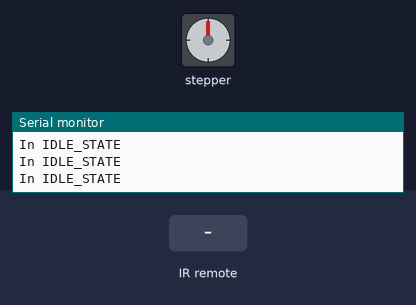
Recording of a sketch running on a simulated ESP8266 (NodeMCU). Shown: stepper motor, the last lines printed to the serial monitor. Wiring (inferred from the names in the program): stepper motor driver (200 steps per turn assumed): step GPIO 3; direction D2; enable GPIO 7. Inputs (shaded band) come from the test bench.

Above: at 1.2 s.
1.3 s: infrared code 0xE619FF00 received
At 1.79 s:
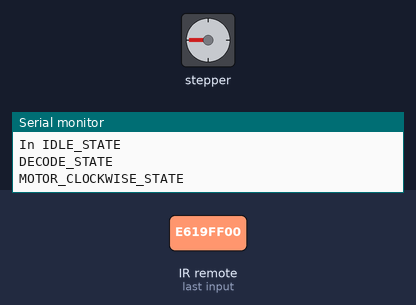
3.6 s: infrared code 0xE31CFF00 received
At 3.8 s:
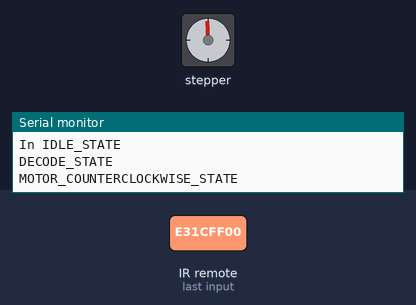
At 4.35 s:
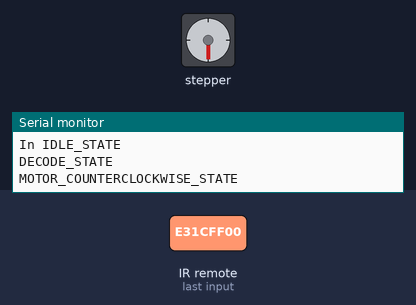
Timing chart, 0 to 6.6 s (numbered marks = the images above; inputs shaded):
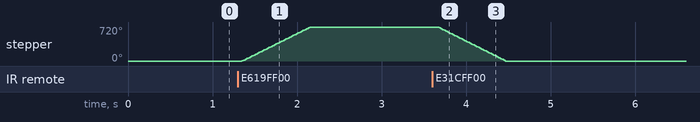

Measured:
- after the input at 1.3 s, stepper: turns 720° clockwise in 0.80 s, starting after 0.05 s
- after the input at 3.6 s, stepper: turns 720° counter-clockwise in 0.80 s, starting after 0.06 s

The sketch:

arduino.ino
```cpp
//***************************************//
// Author:  Alberto Heras
// Date:    10 September 2022
// Purpose:
//***************************************//

#include "mainStateMachine.hpp"


//***************************************//
// Declare the MainStateMachine variable.
// This controls everything that happens.
//***************************************//
MainStateMachine mainState;

//***************************************//
// Don't use set up. We are going to handle all the setup in the
// INIT_STATE in the loop.
//***************************************//
void setup()
{

}

//***************************************//
// The main loop where everything happens.
//***************************************//
void loop()
{
    // Main state machine goes here.
    switch( mainState.getCurrentState() )
    {
        case( MainStateMachine::INIT_STATE                   ): mainState.initState();                  break;
        case( MainStateMachine::IDLE_STATE                   ): mainState.idleState();                  break;
        case( MainStateMachine::DECODE_STATE                 ): mainState.decodeState();                break;
        case( MainStateMachine::MOTOR_CLOCKWISE_STATE        ): mainState.motorClockwiseState();        break;
        case( MainStateMachine::MOTOR_COUNTERCLOCKWISE_STATE ): mainState.motorCounterClockwiseState(); break;
        case( MainStateMachine::SLEEP_STATE                  ): mainState.sleepState();                 break;
    }
}

//***************************************//
```

IRremoteStates.cpp
```cpp
//***************************************//
// Author:  Alberto Heras
// Date:    10 September 2022
// Purpose:
//***************************************//

#include "IRremoteStates.hpp"


//**************************************************************//
//  decodeIRSignal()
//  Reads in the uint32_t signal return by the IRreceiver object
//  and returns an enum that maps to a button instead.
//**************************************************************//
IRremoteStates::RemoteStates IRremoteStates::decodeIRSignal( uint32_t inputSignal )
{
    // Create a variable holding the state that we will return.
    IRremoteStates::RemoteStates irState( IRremoteStates::NONE );

    // Switch statement to set the irState variable to the corresponding button press.
    switch( inputSignal )
    {
        case( IRremoteStates::POWER_BUTTON_HEX_CODE  ): irState = IRremoteStates::POWER_BUTTON;  break;
        case( IRremoteStates::A_BUTTON_HEX_CODE      ): irState = IRremoteStates::A_BUTTON;      break;
        case( IRremoteStates::B_BUTTON_HEX_CODE      ): irState = IRremoteStates::B_BUTTON;      break;
        case( IRremoteStates::C_BUTTON_HEX_CODE      ): irState = IRremoteStates::C_BUTTON;      break;
        case( IRremoteStates::UP_BUTTON_HEX_CODE     ): irState = IRremoteStates::UP_BUTTON;     break;
        case( IRremoteStates::RIGHT_BUTTON_HEX_CODE  ): irState = IRremoteStates::RIGHT_BUTTON;  break;
        case( IRremoteStates::DOWN_BUTTON_HEX_CODE   ): irState = IRremoteStates::DOWN_BUTTON;   break;
        case( IRremoteStates::LEFT_BUTTON_HEX_CODE   ): irState = IRremoteStates::LEFT_BUTTON;   break;
        case( IRremoteStates::CENTER_BUTTON_HEX_CODE ): irState = IRremoteStates::CENTER_BUTTON; break;
    }

    // Return that enum.
    return( irState );
}
```

IRremoteStates.hpp
```cpp
//***************************************//
// Author:  Alberto Heras
// Date:    10 September 2022
// Purpose:
//***************************************//

#ifndef IRREMOTE_HPP
#define IRREMOTE_HPP

#include <Arduino.h>
#include <stdint.h>

//******************************************************//
// This file contains information about the IR remote buttons.
//
//
//
//******************************************************//
namespace IRremoteStates
{

    // The pin that will be hooked up to the IR receiver.
    const uint32_t IR_PIN = 2;

    // The hex code that the IR remote transmits per button.
    const uint32_t POWER_BUTTON_HEX_CODE  = 0xB946FF00;
    const uint32_t A_BUTTON_HEX_CODE      = 0xBB44FF00;
    const uint32_t B_BUTTON_HEX_CODE      = 0xBF40FF00;
    const uint32_t C_BUTTON_HEX_CODE      = 0xBC43FF00;
    const uint32_t UP_BUTTON_HEX_CODE     = 0xE619FF00;
    const uint32_t RIGHT_BUTTON_HEX_CODE  = 0xA15EFF00;
    const uint32_t DOWN_BUTTON_HEX_CODE   = 0xE31CFF00;
    const uint32_t LEFT_BUTTON_HEX_CODE   = 0xF30CFF00;
    const uint32_t CENTER_BUTTON_HEX_CODE = 0xE718FF00;

    // An enum assigned per button so we can easily save the current state.
    enum RemoteStates
    {
        POWER_BUTTON = 0,
        A_BUTTON,
        B_BUTTON,
        C_BUTTON,
        UP_BUTTON,
        RIGHT_BUTTON,
        DOWN_BUTTON,
        LEFT_BUTTON,
        CENTER_BUTTON,
        NONE
    };

    // Map the button string to the enum position above. 0 is POWER, A is 1, ..., CENTER is 8.
    const String buttonStringMap[] = { "POWER","A", "B","C","UP", "RIGHT", "DOWN","LEFT","CENTER"};

    // Reads in a signal form the IR pin and returns an enum representing the button press.
    RemoteStates decodeIRSignal( uint32_t inputSignal );
}

#endif
```

StepperMotor.cpp
```cpp
#include "StepperMotor.hpp"


//************************************************************//
// StepperMotor constructor - Doesn't do anything. We are going
// to follow state machine model and just do the construction
// in the init call instead.
//************************************************************//
StepperMotor::StepperMotor()
{

}


//************************************************************//
// init - Initialize all the pins we require as either inputs
// or outputs.
//************************************************************//
void
StepperMotor::init()
{
    // The reason these aren't defined as inputs is because
    // these are outputs in the eyes of the arduino NANO.
    // This class CONTROLS the EasyDriver board instead of
    // being the EasyDriver board... Hope that makes sense later.
    pinMode( STEP_PIN,   OUTPUT );
    pinMode( DIR_PIN,    OUTPUT );
    pinMode( MS1_PIN,    OUTPUT );
    pinMode( MS2_PIN,    OUTPUT );
    pinMode( SLEEP_PIN,  OUTPUT );
    pinMode( ENABLE_PIN, OUTPUT );


    // Give it some initial settings.
    setSleepMode( false );
    setStepDirection( CLOCKWISE );
    setStepSpeed( EIGHTH_STEP ); // Default value
    digitalWrite( ENABLE_PIN, LOW );
}

//************************************************************//
// setDirection - Sets the rotation of the motor to either be
// clockwise or coutner clockwise.
//************************************************************//
void
StepperMotor::setStepDirection( StepDirection direction )
{
    switch (direction)
    {
        case CLOCKWISE:         setClockwise();        break;
        case COUNTER_CLOCKWISE: setCounterClockwise(); break;
    }
}

//************************************************************//
// setStepSpeed - Sets the speed of the stepper motor to one of
// the four defined leves in the hpp file.
//************************************************************//
void
StepperMotor::setStepSpeed( StepSpeed speed )
{
    switch (speed)
    {
        case FULL_STEP:    setFullStep();    break;
        case HALF_STEP:    setQuarterStep(); break;
        case QUARTER_STEP: setQuarterStep(); break;
        case EIGHTH_STEP:  setEighthStep();  break;
    }
}

//************************************************************//
// step - Steps the stepper motor by 1 step in the specified
// direction at the specified speed.
//************************************************************//
void
StepperMotor::step(size_t numSteps)
{
    // Steps the motor whenever there is a change from
    // LOW to HIGH on the pin.
    for ( size_t curStep(0); curStep < numSteps; ++curStep  )
    {
      digitalWrite(STEP_PIN, HIGH);
      delay(1);
      digitalWrite(STEP_PIN, LOW );
      delay(1);
    }
}


void
StepperMotor::setSleepMode( bool on )
{
  // If we want the stepper motor to go into sleep mode
  // turn it on.
  if( on == true )
  {
    digitalWrite( SLEEP_PIN, LOW );
    isAsleep = true;
  }
  else
  {
    digitalWrite( SLEEP_PIN, HIGH );
    isAsleep = false;
  }


}


//*************************//
// Private functions below //
//*************************//


//************************************************************//
// setClockwise() - the direction of HIGH and low depend on how
// you plug in the motor. Going to need to experiment to figure
// which LOGIC value sets what direction.
//************************************************************//
void
StepperMotor::setClockwise()
{
    digitalWrite(DIR_PIN, HIGH);
}

//************************************************************//
// setCounterClockwise() - the direction of HIGH and low depend on how
// you plug in the motor. Going to need to experiment to figure
// which LOGIC value sets what direction.
//************************************************************//
void
StepperMotor::setCounterClockwise()
{
    digitalWrite(DIR_PIN, LOW);
}

//************************************************************//
// setFullStep - Sets MS1 and MS2 to use FULL_STEP
//************************************************************//
void
StepperMotor::setFullStep()
{
    digitalWrite( MS1_PIN, LOW );
    digitalWrite( MS2_PIN, LOW );
}

//************************************************************//
// setHalfStep - Sets MS1 and MS2 to use HALF_STEP
//************************************************************//
void
StepperMotor::setHalfStep()
{
    digitalWrite( MS1_PIN, HIGH );
    digitalWrite( MS2_PIN, LOW );
}

//************************************************************//
// setQuarterStep - Sets MS1 and MS2 to use QUARTER_STEP
//************************************************************//
void
StepperMotor::setQuarterStep()
{
    digitalWrite( MS1_PIN, HIGH );
    digitalWrite( MS2_PIN, HIGH );
}

//************************************************************//
// setEighthStep - Sets MS1 and MS2 to use EIGHTH_STEP
//************************************************************//
void
StepperMotor::setEighthStep()
{
    digitalWrite( MS1_PIN, HIGH );
    digitalWrite( MS2_PIN, HIGH );
}
```

StepperMotor.hpp
```cpp
#ifndef _STEPPERMOTOR_HPP_
#define _STEPPERMOTOR_HPP_

#include "arduinoPinDefines.hpp"

// Make these all defines to save on memory.
// TODO: figure out what these will be set to on the board.
#define STEP_PIN   D3
#define DIR_PIN    D4
#define MS1_PIN    D5
#define MS2_PIN    D6
#define ENABLE_PIN D7
#define SLEEP_PIN  D8

class StepperMotor
{
public:

    // Enumeration to define the directions the motor can spin.
    enum StepDirection
    {
        COUNTER_CLOCKWISE,
        CLOCKWISE,
    };

    // Based on values on pins MS1 and MS2 of Easy stepper motor board.
    // |-------------------------------------------------------------------------------|
    // | MS1  | MS2   | Microstep Resolution  |                                        |
    // |-------------------------------------------------------------------------------|
    // | LOW  | LOW   | FULL_STEP             |  Fastest rotation                      |
    // | HIGH | LOW   | HALF_STEP             |  ...                                   |
    // | LOW  | HIGH  | QUARTER_STEP          |  ...                                   |
    // | HIGH | HIGH  | EIGTH_STEP            |  Slowest: This is the default setting. |
    // |-------------------------------------------------------------------------------|
    enum StepSpeed
    {
        FULL_STEP,
        HALF_STEP,
        QUARTER_STEP,
        EIGHTH_STEP
    };

    StepperMotor();

    void init();
    void setStepDirection( StepDirection direction );
    void setStepSpeed( StepSpeed speed );
    void step( size_t numSteps = 50 );
    void setSleepMode( bool on );
    bool isSleepModeSet() { return( isAsleep ); }

private:

    bool isAsleep;
    void setClockwise();
    void setCounterClockwise();

    void setFullStep();
    void setHalfStep();
    void setQuarterStep();
    void setEighthStep();
};

#endif // _STEPPERMOTOR_HPP_
```

arduinoPinDefines.hpp
```cpp
#ifndef _ARDUINO_UNO_PINDEFINES_HPP_
#define _ARDUINO_UNO_PINDEFINES_HPP_

// Easy enough, they just map to their number.
// The defines are what they are labeled on the board.
// Their values are what they are in code.

#include <Arduino.h>
// Digital only pins.
#define D2   2
#define D3   3
#define D4   4
#define D5   5
#define D6   6
#define D7   7
#define D8   8
#define D9   9
#define D10 10
#define D11 11
#define D12 12
#define D13 13

// Can be used for both analog and digital pins.
#define A0  14
#define A1  15
#define A2  16
#define A3  17
#define A4  18
#define A5  19


#endif // _ARDUINO_UNO_PINDEFINES_HPP_
```

mainStateMachine.cpp
```cpp
//***************************************//
// Author:  Alberto Heras
// Date:    10 September 2022
// Purpose:
//***************************************//

// This library comes from the git repository at: https://github.com/Arduino-IRremote/Arduino-IRremote
// Make sure to install this before running.
#include <IRremote.h>

#include "mainStateMachine.hpp"


//************************************************************//
// initState - initializes the digital inputs for the IR receiver.
//
//
//************************************************************//
void MainStateMachine::initState()
{
    // Initialize the receiver library to read from pin 2.
    IrReceiver.begin(IRremoteStates::IR_PIN);

    // Initialize motor.
    stepper.init();

    // Set serial output for debugging.
    Serial.begin(9600);
    Serial.println("In INIT_STATE");

    // Since we are done initializing. Move onto the idle state.
    setState( MainStateMachine::IDLE_STATE );
}

//************************************************************//
// idleState - waits for IR receiver to receive an input signal.
//
// Will put arduino to sleep after it receives no inputs for
// 30 seconds.
//
//************************************************************//
void MainStateMachine::idleState()
{
    Serial.println("In IDLE_STATE");

    // Do nothing until we receive a signal to decode.
    if( IrReceiver.decode() )
    {
        // Move to the decode state to get do something
        // with the signal.
        setState( MainStateMachine::DECODE_STATE );
    }
}

//************************************************************//
// decodeState -
//
//
//************************************************************//
void MainStateMachine::decodeState()
{
    Serial.println( "DECODE_STATE" );

    uint32_t irSignal( IrReceiver.decodedIRData.decodedRawData );
    IrReceiver.resume();

    IRremoteStates::RemoteStates state = IRremoteStates::decodeIRSignal( irSignal );

    // Define a state for every possible input. Could just fall through to IDLE_STATE
    // if not UP_BUTTON or DOWN_BUTTON instead.
    switch( state )
    {
        case( IRremoteStates::POWER_BUTTON ):  setState( SLEEP_STATE );                  break;
        case( IRremoteStates::A_BUTTON ):      setState( IDLE_STATE );                   break;
        case( IRremoteStates::B_BUTTON ):      setState( IDLE_STATE );                   break;
        case( IRremoteStates::C_BUTTON ):      setState( IDLE_STATE );                   break;
        case( IRremoteStates::UP_BUTTON ):     setState( MOTOR_CLOCKWISE_STATE );        break;
        case( IRremoteStates::RIGHT_BUTTON ):  setState( IDLE_STATE );                   break;
        case( IRremoteStates::DOWN_BUTTON ):   setState( MOTOR_COUNTERCLOCKWISE_STATE ); break;
        case( IRremoteStates::LEFT_BUTTON ):   setState( IDLE_STATE );                   break;
        case( IRremoteStates::CENTER_BUTTON ): setState( IDLE_STATE );                   break;
        case( IRremoteStates::NONE ):          setState( IDLE_STATE );                   break;
    }
}

//************************************************************//
// motorClockwiseState() -
//
//
//************************************************************//
void MainStateMachine::motorClockwiseState()
{
    Serial.println( "MOTOR_CLOCKWISE_STATE" );

    // Tell the stepper motor what to do.
    stepper.setStepDirection( StepperMotor::CLOCKWISE );
    stepper.step(400);

    // Return to IDLE_STATE for next command.
    setState( MainStateMachine::IDLE_STATE );
}

//************************************************************//
// motorCounterClockwiseState() -
//
//
//************************************************************//
void MainStateMachine::motorCounterClockwiseState()
{
    Serial.println( "MOTOR_COUNTERCLOCKWISE_STATE" );

    // Tell stepper motor what to do.
    stepper.setStepDirection( StepperMotor::COUNTER_CLOCKWISE );
    stepper.step(400);

    // Return to IDLE_STATE for next command.
    setState( MainStateMachine::IDLE_STATE );
}

//************************************************************//
// sleepState() - Puts the arduino asleep after some time of
// inactivity.
//
// Wakes upon receiving IR signal.
//************************************************************//
void MainStateMachine::sleepState()
{
    Serial.println( "SLEEP_STATE" );

    // Set the motor sleep mode to on.
    if( stepper.isSleepModeSet() == true )
    {
      stepper.setSleepMode( false );
    }
    else
    {
      stepper.setSleepMode( true );
    }
    // Enable an interrupt on the IR pin to wake it back up on
    // receive.

    // Enable sleep mode.

    // Set state to IDLE_STATE
    setState( MainStateMachine::IDLE_STATE );
}


////**************************************************************//
//// Private functions from here, just used to make the code look
//// prettier.
////**************************************************************//
```

Source omitted: mainStateMachine.hpp (1650 bytes)
